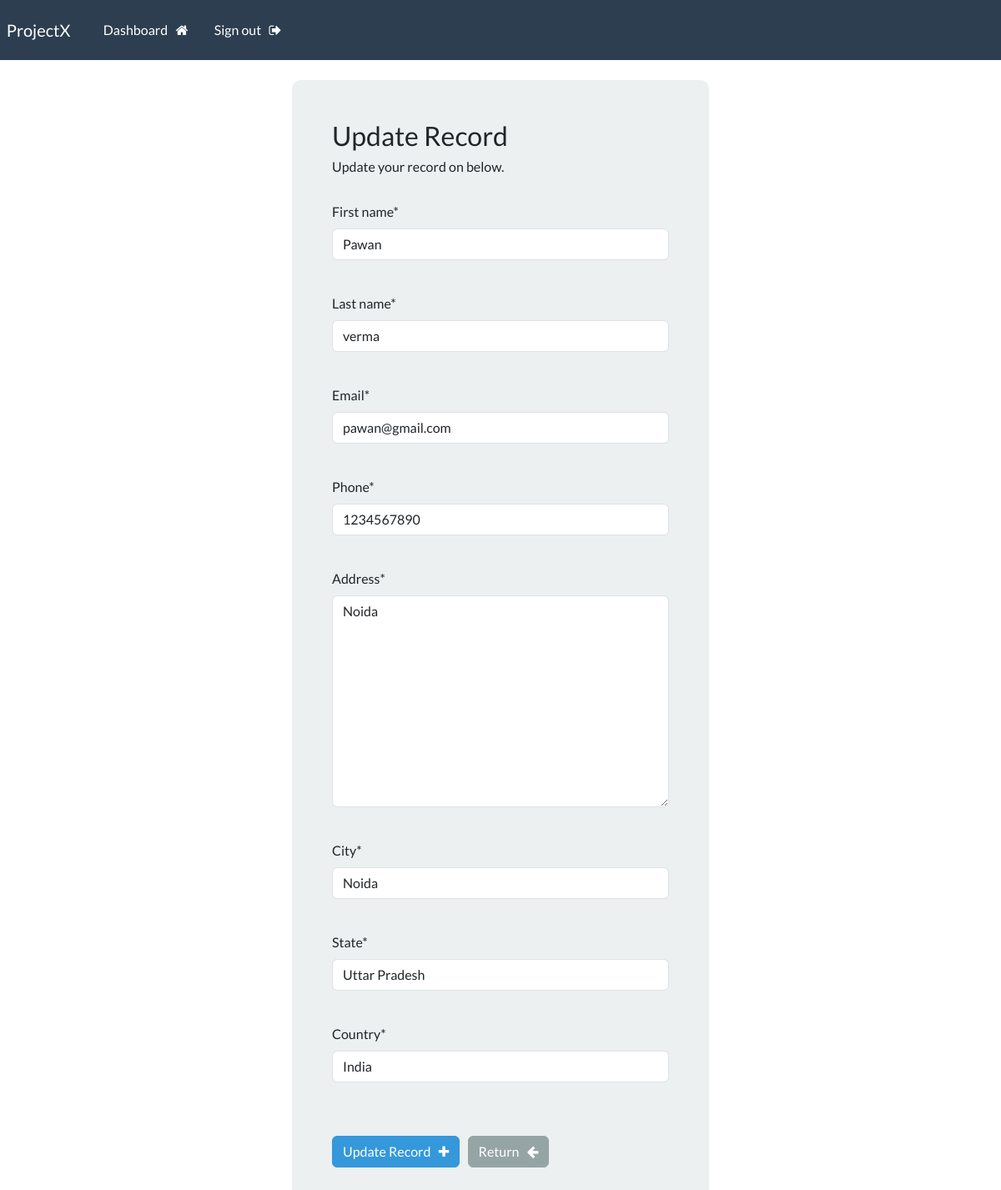
The app's page /update-record/1 (signed in) with its own data.
### webapp/models.py (models this page shows, shortened)
class Record(models.Model):
    creation_date = models.DateTimeField(auto_now_add=True)
    first_name = models.CharField(max_length=100)
    last_name = models.CharField(max_length=100)
    email = models.EmailField(max_length=100)
    phone = models.CharField(max_length=13)
    address = models.TextField(max_length=300)
    city = models.CharField(max_length=200)
    state = models.CharField(max_length=200)
    country = models.CharField(max_length=125)

### webapp/views.py (the view)
# urls.py: path('update-record/<int:pk>', views.update_record, name="update-record"),
@login_required(login_url="my-login")
def update_record(request, pk):
    record = Record.objects.get(id=pk)
    form = UpdateRecordForm(instance=record)
    if request.method == 'POST':
        form = UpdateRecordForm(request.POST, instance=record)
        if form.is_valid():
            form.save()
            messages.success(request,"Your Record was Updated!")
            return redirect("dashboard")
    context = {'form': form}
    return render(request, 'webapp/update-record.html', context=context)

### webapp/forms.py
class UpdateRecordForm(forms.ModelForm):
    class Meta:
        model = Record
        fields = ('first_name','last_name','email','phone','address','city','state','country')

### webapp/templates/webapp/update-record.html (shortened to what this page needs)
{% extends "webapp/base.html" %}
{% load crispy_forms_tags %}
{% block content %}
    <body>
        <div class="container bg-light shadow-md p-5 form-layout">
            <h3>Update Record</h3>
            <h6>Update your record on below. </h6>
            <br>
            <form method="POST" autocomplete="off">
                {{ form.first_name|as_crispy_field }}<br>
                {{ form.last_name|as_crispy_field }}<br>
                {{ form.email|as_crispy_field }}<br>
                {{ form.phone|as_crispy_field }}<br>
                {{ form.address|as_crispy_field }}<br>
                {{ form.city|as_crispy_field }}<br>
                {{ form.state|as_crispy_field }}<br>
                {{ form.country|as_crispy_field }}<br>
                <br>
                <button type="submit" class="btn btn-info">Update Record &nbsp; <i class="fa fa-plus"></i></button>
                <a href="{% url 'dashboard' %} " class="btn btn-secondary"> Return &nbsp; <i class="fa fa-arrow-left"></i></a>
            </form>
        </div>
        <br>
    </body>
{% endblock content %}

### static/css/styles.css (style rules this page uses)
.form-layout { border-radius: 10px; width: 500px; }

### records on screen
Record: first_name "Pawan", last_name "verma", email "pawan@gmail.com", phone "1234567890", address "Noida", city "Noida", state "Uttar Pradesh", country "India"
